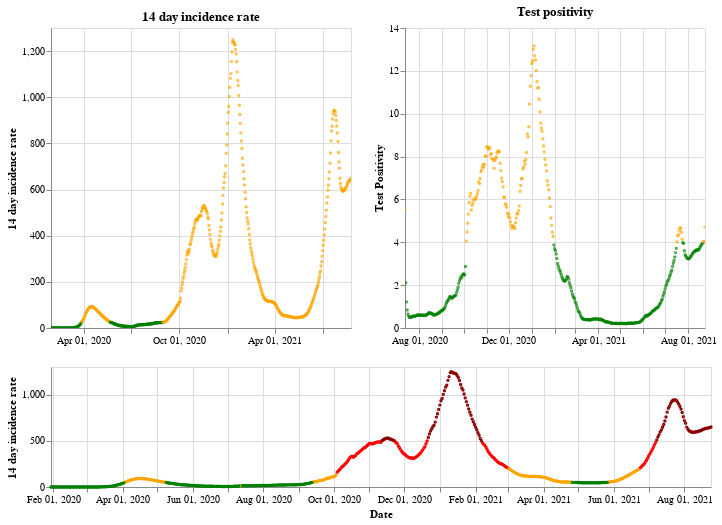

Notebook code for this chart:
### Markdown cell above
## England

### Code cell
plot_traffic_light('England')

### Figure 1 — Vega-Lite specification as saved in the notebook (floating-point values rounded to 4 significant figures; data arrays with more than 128 entries replaced by an {"elided": "..."} marker saying what was removed)
{"config": {"view": {"continuousWidth": 400, "continuousHeight": 300}}, "vconcat": [{"hconcat": [{"mark": {"type": "point", "size": 2}, "encoding": {"color": {"condition": {"value": "green", "test": "(datum.twoWeeklyCasesRate <= 25)"}, "value": "orange"}, "tooltip": [{"type": "nominal", "field": "areaName"}, {"type": "temporal", "field": "date"}, {"type": "quantitative", "field": "twoWeeklyCasesRate"}, {"type": "quantitative", "field": "testPositivity"}], "x": {"type": "temporal", "axis": {"title": ""}, "field": "date", "scale": {"domain": {"selection": "DateBrush"}}, "timeUnit": "yearmonthdate"}, "y": {"type": "quantitative", "axis": {"title": "14 day incidence rate"}, "field": "twoWeeklyCasesRate"}}, "title": "14 day incidence rate", "width": 300}, {"mark": {"type": "point", "size": 2}, "encoding": {"color": {"condition": {"value": "green", "test": "(datum.testPositivity <= 4)"}, "value": "orange"}, "tooltip": [{"type": "nominal", "field": "areaName"}, {"type": "temporal", "field": "date"}, {"type": "quantitative", "field": "twoWeeklyCasesRate"}, {"type": "quantitative", "field": "testPositivity"}], "x": {"type": "temporal", "axis": {"title": ""}, "field": "date", "scale": {"domain": {"selection": "DateBrush"}}, "timeUnit": "yearmonthdate"}, "y": {"type": "quantitative", "axis": {"title": "Test Positivity"}, "field": "testPositivity"}}, "title": "Test positivity", "width": 300}]}, {"layer": [{"mark": {"type": "point", "size": 2}, "encoding": {"color": {"condition": {"value": "orange", "test": "(((datum.testPositivity < 4) && (datum.twoWeeklyCasesRate >= 50)) && (datum.twoWeeklyCasesRate < 200))"}, "value": "red"}, "opacity": {"condition": {"value": 1, "test": "((datum.twoWeeklyCasesRate >= 50) && (datum.twoWeeklyCasesRate < 500))"}, "value": 0}, "tooltip": [{"type": "nominal", "field": "areaName"}, {"type": "temporal", "field": "date"}, {"type": "quantitative", "field": "twoWeeklyCasesRate"}, {"type": "quantitative", "field": "testPositivity"}], "x": {"type": "temporal", "axis": {"title": "Date"}, "field": "date", "timeUnit": "yearmonthdate"}, "y": {"type": "quantitative", "axis": {"title": "14 day incidence rate"}, "field": "twoWeeklyCasesRate"}}, "selection": {"DateBrush": {"type": "interval", "encodings": ["x"], "fields": ["Time"]}}}, {"mark": {"type": "point", "size": 2}, "encoding": {"color": {"value": "darkred"}, "opacity": {"condition": {"value": 1, "test": "(datum.twoWeeklyCasesRate >= 500)"}, "value": 0}, "tooltip": [{"type": "nominal", "field": "areaName"}, {"type": "temporal", "field": "date"}, {"type": "quantitative", "field": "twoWeeklyCasesRate"}, {"type": "quantitative", "field": "testPositivity"}], "x": {"type": "temporal", "axis": {"title": "Date"}, "field": "date", "timeUnit": "yearmonthdate"}, "y": {"type": "quantitative", "axis": {"title": "14 day incidence rate"}, "field": "twoWeeklyCasesRate"}}}, {"mark": {"type": "point", "size": 2}, "encoding": {"color": {"condition": {"value": "green", "test": "((datum.testPositivity < 4) && (datum.twoWeeklyCasesRate < 50))"}, "value": "orange"}, "opacity": {"condition": {"value": 1, "test": "(datum.twoWeeklyCasesRate < 50)"}, "value": 0}, "tooltip": [{"type": "nominal", "field": "areaName"}, {"type": "temporal", "field": "date"}, {"type": "quantitative", "field": "twoWeeklyCasesRate"}, {"type": "quantitative", "field": "testPositivity"}], "x": {"type": "temporal", "axis": {"title": "Date"}, "field": "date", "timeUnit": "yearmonthdate"}, "y": {"type": "quantitative", "axis": {"title": "14 day incidence rate"}, "field": "twoWeeklyCasesRate"}}}], "height": 120, "width": 660}], "data": {"name": "data-323148b6daa73fe93a11ba7b04d18814"}, "$schema": "https://vega.github.io/schema/vega-lite/v4.8.1.json", "datasets": {"data-323148b6daa73fe93a11ba7b04d18814": {"elided": "573 records"}}}
